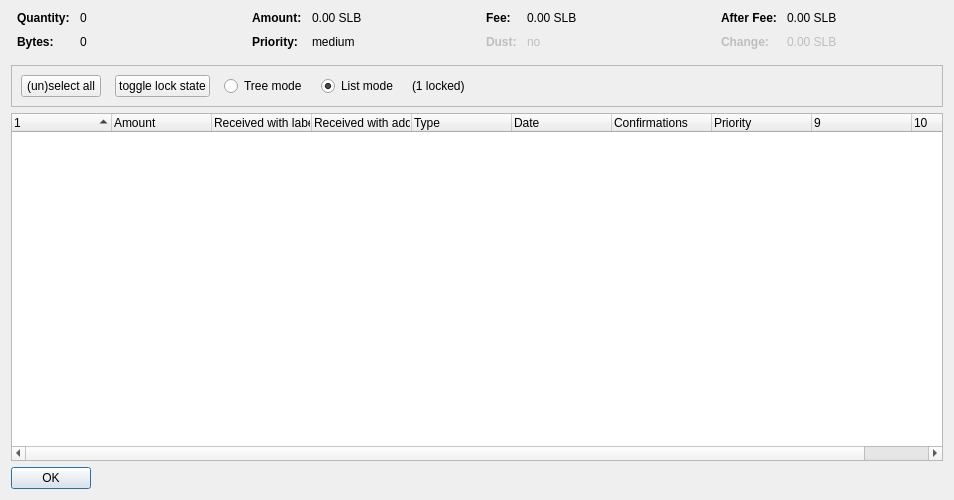
<?xml version="1.0" encoding="UTF-8"?>
<ui version="4.0">
 <class>CoinControlDialog</class>
 <widget class="QDialog" name="CoinControlDialog">
  <property name="geometry">
   <rect>
    <x>0</x>
    <y>0</y>
    <width>954</width>
    <height>500</height>
   </rect>
  </property>
  <property name="windowTitle">
   <string>Coin Selection</string>
  </property>
  <layout class="QVBoxLayout" name="verticalLayout">
   <item>
    <layout class="QHBoxLayout" name="horizontalLayoutTop" stretch="0,0,0,0">
     <property name="topMargin">
      <number>0</number>
     </property>
     <property name="bottomMargin">
      <number>10</number>
     </property>
     <item>
      <layout class="QFormLayout" name="formLayoutCoinControl1">
       <property name="horizontalSpacing">
        <number>10</number>
       </property>
       <property name="verticalSpacing">
        <number>10</number>
       </property>
       <property name="leftMargin">
        <number>6</number>
       </property>
       <property name="rightMargin">
        <number>6</number>
       </property>
       <item row="0" column="0">
        <widget class="QLabel" name="labelCoinControlQuantityText">
         <property name="font">
          <font>
           <weight>75</weight>
           <bold>true</bold>
          </font>
         </property>
         <property name="text">
          <string>Quantity:</string>
         </property>
        </widget>
       </item>
       <item row="0" column="1">
        <widget class="QLabel" name="labelCoinControlQuantity">
         <property name="cursor">
          <cursorShape>IBeamCursor</cursorShape>
         </property>
         <property name="contextMenuPolicy">
          <enum>Qt::ActionsContextMenu</enum>
         </property>
         <property name="text">
          <string notr="true">0</string>
         </property>
         <property name="textInteractionFlags">
          <set>Qt::LinksAccessibleByMouse|Qt::TextSelectableByKeyboard|Qt::TextSelectableByMouse</set>
         </property>
        </widget>
       </item>
       <item row="1" column="0">
        <widget class="QLabel" name="labelCoinControlBytesText">
         <property name="font">
          <font>
           <weight>75</weight>
           <bold>true</bold>
          </font>
         </property>
         <property name="text">
          <string>Bytes:</string>
         </property>
        </widget>
       </item>
       <item row="1" column="1">
        <widget class="QLabel" name="labelCoinControlBytes">
         <property name="cursor">
          <cursorShape>IBeamCursor</cursorShape>
         </property>
         <property name="contextMenuPolicy">
          <enum>Qt::ActionsContextMenu</enum>
         </property>
         <property name="text">
          <string notr="true">0</string>
         </property>
         <property name="textInteractionFlags">
          <set>Qt::LinksAccessibleByMouse|Qt::TextSelectableByKeyboard|Qt::TextSelectableByMouse</set>
         </property>
        </widget>
       </item>
      </layout>
     </item>
     <item>
      <layout class="QFormLayout" name="formLayoutCoinControl2">
       <property name="horizontalSpacing">
        <number>10</number>
       </property>
       <property name="verticalSpacing">
        <number>10</number>
       </property>
       <property name="leftMargin">
        <number>6</number>
       </property>
       <property name="rightMargin">
        <number>6</number>
       </property>
       <item row="0" column="0">
        <widget class="QLabel" name="labelCoinControlAmountText">
         <property name="font">
          <font>
           <weight>75</weight>
           <bold>true</bold>
          </font>
         </property>
         <property name="text">
          <string>Amount:</string>
         </property>
        </widget>
       </item>
       <item row="0" column="1">
        <widget class="QLabel" name="labelCoinControlAmount">
         <property name="cursor">
          <cursorShape>IBeamCursor</cursorShape>
         </property>
         <property name="contextMenuPolicy">
          <enum>Qt::ActionsContextMenu</enum>
         </property>
         <property name="text">
          <string notr="true">0.00 SLB</string>
         </property>
         <property name="textInteractionFlags">
          <set>Qt::LinksAccessibleByMouse|Qt::TextSelectableByKeyboard|Qt::TextSelectableByMouse</set>
         </property>
        </widget>
       </item>
       <item row="1" column="0">
        <widget class="QLabel" name="labelCoinControlPriorityText">
         <property name="font">
          <font>
           <weight>75</weight>
           <bold>true</bold>
          </font>
         </property>
         <property name="text">
          <string>Priority:</string>
         </property>
        </widget>
       </item>
       <item row="1" column="1">
        <widget class="QLabel" name="labelCoinControlPriority">
         <property name="cursor">
          <cursorShape>IBeamCursor</cursorShape>
         </property>
         <property name="contextMenuPolicy">
          <enum>Qt::ActionsContextMenu</enum>
         </property>
         <property name="text">
          <string>medium</string>
         </property>
         <property name="textInteractionFlags">
          <set>Qt::LinksAccessibleByMouse|Qt::TextSelectableByKeyboard|Qt::TextSelectableByMouse</set>
         </property>
        </widget>
       </item>
      </layout>
     </item>
     <item>
      <layout class="QFormLayout" name="formLayoutCoinControl3">
       <property name="horizontalSpacing">
        <number>10</number>
       </property>
       <property name="verticalSpacing">
        <number>10</number>
       </property>
       <property name="leftMargin">
        <number>6</number>
       </property>
       <property name="rightMargin">
        <number>6</number>
       </property>
       <item row="0" column="0">
        <widget class="QLabel" name="labelCoinControlFeeText">
         <property name="font">
          <font>
           <weight>75</weight>
           <bold>true</bold>
          </font>
         </property>
         <property name="text">
          <string>Fee:</string>
         </property>
        </widget>
       </item>
       <item row="0" column="1">
        <widget class="QLabel" name="labelCoinControlFee">
         <property name="cursor">
          <cursorShape>IBeamCursor</cursorShape>
         </property>
         <property name="contextMenuPolicy">
          <enum>Qt::ActionsContextMenu</enum>
         </property>
         <property name="text">
          <string notr="true">0.00 SLB</string>
         </property>
         <property name="textInteractionFlags">
          <set>Qt::LinksAccessibleByMouse|Qt::TextSelectableByKeyboard|Qt::TextSelectableByMouse</set>
         </property>
        </widget>
       </item>
       <item row="1" column="0">
        <widget class="QLabel" name="labelCoinControlLowOutputText">
         <property name="enabled">
          <bool>false</bool>
         </property>
         <property name="font">
          <font>
           <weight>75</weight>
           <bold>true</bold>
          </font>
         </property>
         <property name="text">
          <string>Dust:</string>
         </property>
        </widget>
       </item>
       <item row="1" column="1">
        <widget class="QLabel" name="labelCoinControlLowOutput">
         <property name="enabled">
          <bool>false</bool>
         </property>
         <property name="cursor">
          <cursorShape>IBeamCursor</cursorShape>
         </property>
         <property name="contextMenuPolicy">
          <enum>Qt::ActionsContextMenu</enum>
         </property>
         <property name="text">
          <string>no</string>
         </property>
         <property name="textInteractionFlags">
          <set>Qt::LinksAccessibleByMouse|Qt::TextSelectableByKeyboard|Qt::TextSelectableByMouse</set>
         </property>
        </widget>
       </item>
      </layout>
     </item>
     <item>
      <layout class="QFormLayout" name="formLayoutCoinControl4">
       <property name="horizontalSpacing">
        <number>10</number>
       </property>
       <property name="verticalSpacing">
        <number>10</number>
       </property>
       <property name="leftMargin">
        <number>6</number>
       </property>
       <property name="rightMargin">
        <number>6</number>
       </property>
       <item row="0" column="0">
        <widget class="QLabel" name="labelCoinControlAfterFeeText">
         <property name="font">
          <font>
           <weight>75</weight>
           <bold>true</bold>
          </font>
         </property>
         <property name="text">
          <string>After Fee:</string>
         </property>
        </widget>
       </item>
       <item row="0" column="1">
        <widget class="QLabel" name="labelCoinControlAfterFee">
         <property name="cursor">
          <cursorShape>IBeamCursor</cursorShape>
         </property>
         <property name="contextMenuPolicy">
          <enum>Qt::ActionsContextMenu</enum>
         </property>
         <property name="text">
          <string notr="true">0.00 SLB</string>
         </property>
         <property name="textInteractionFlags">
          <set>Qt::LinksAccessibleByMouse|Qt::TextSelectableByKeyboard|Qt::TextSelectableByMouse</set>
         </property>
        </widget>
       </item>
       <item row="1" column="0">
        <widget class="QLabel" name="labelCoinControlChangeText">
         <property name="enabled">
          <bool>false</bool>
         </property>
         <property name="font">
          <font>
           <weight>75</weight>
           <bold>true</bold>
          </font>
         </property>
         <property name="text">
          <string>Change:</string>
         </property>
        </widget>
       </item>
       <item row="1" column="1">
        <widget class="QLabel" name="labelCoinControlChange">
         <property name="enabled">
          <bool>false</bool>
         </property>
         <property name="cursor">
          <cursorShape>IBeamCursor</cursorShape>
         </property>
         <property name="contextMenuPolicy">
          <enum>Qt::ActionsContextMenu</enum>
         </property>
         <property name="text">
          <string notr="true">0.00 SLB</string>
         </property>
         <property name="textInteractionFlags">
          <set>Qt::LinksAccessibleByMouse|Qt::TextSelectableByKeyboard|Qt::TextSelectableByMouse</set>
         </property>
        </widget>
       </item>
      </layout>
     </item>
    </layout>
   </item>
   <item>
    <widget class="QFrame" name="frame">
     <property name="minimumSize">
      <size>
       <width>0</width>
       <height>40</height>
      </size>
     </property>
     <property name="frameShape">
      <enum>QFrame::StyledPanel</enum>
     </property>
     <property name="frameShadow">
      <enum>QFrame::Sunken</enum>
     </property>
     <layout class="QHBoxLayout" name="horizontalLayout">
      <item>
       <layout class="QHBoxLayout" name="horizontalLayoutPanel" stretch="0,0,0,0,0,0">
        <property name="spacing">
         <number>14</number>
        </property>
        <item>
         <widget class="QPushButton" name="pushButtonSelectAll">
          <property name="sizePolicy">
           <sizepolicy hsizetype="Maximum" vsizetype="Fixed">
            <horstretch>0</horstretch>
            <verstretch>0</verstretch>
           </sizepolicy>
          </property>
          <property name="text">
           <string>(un)select all</string>
          </property>
          <property name="autoDefault">
           <bool>false</bool>
          </property>
         </widget>
        </item>
        <item>
         <widget class="QPushButton" name="pushButtonToggleLock">
          <property name="sizePolicy">
           <sizepolicy hsizetype="Maximum" vsizetype="Fixed">
            <horstretch>0</horstretch>
            <verstretch>0</verstretch>
           </sizepolicy>
          </property>
          <property name="text">
           <string>toggle lock state</string>
          </property>
          <property name="autoDefault">
           <bool>false</bool>
          </property>
         </widget>
        </item>
        <item>
         <widget class="QRadioButton" name="radioTreeMode">
          <property name="sizePolicy">
           <sizepolicy hsizetype="Maximum" vsizetype="Fixed">
            <horstretch>0</horstretch>
            <verstretch>0</verstretch>
           </sizepolicy>
          </property>
          <property name="text">
           <string>Tree mode</string>
          </property>
         </widget>
        </item>
        <item>
         <widget class="QRadioButton" name="radioListMode">
          <property name="sizePolicy">
           <sizepolicy hsizetype="Maximum" vsizetype="Fixed">
            <horstretch>0</horstretch>
            <verstretch>0</verstretch>
           </sizepolicy>
          </property>
          <property name="text">
           <string>List mode</string>
          </property>
          <property name="checked">
           <bool>true</bool>
          </property>
         </widget>
        </item>
        <item>
         <widget class="QLabel" name="labelLocked">
          <property name="text">
           <string>(1 locked)</string>
          </property>
         </widget>
        </item>
        <item>
         <spacer name="horizontalSpacer">
          <property name="orientation">
           <enum>Qt::Horizontal</enum>
          </property>
          <property name="sizeHint" stdset="0">
           <size>
            <width>40</width>
            <height>20</height>
           </size>
          </property>
         </spacer>
        </item>
       </layout>
      </item>
     </layout>
    </widget>
   </item>
   <item>
    <widget class="CoinControlTreeWidget" name="treeWidget">
     <property name="contextMenuPolicy">
      <enum>Qt::CustomContextMenu</enum>
     </property>
     <property name="sortingEnabled">
      <bool>false</bool>
     </property>
     <property name="columnCount">
      <number>10</number>
     </property>
     <attribute name="headerShowSortIndicator" stdset="0">
      <bool>true</bool>
     </attribute>
     <attribute name="headerStretchLastSection">
      <bool>false</bool>
     </attribute>
     <column>
      <property name="text">
       <string/>
      </property>
     </column>
     <column>
      <property name="text">
       <string>Amount</string>
      </property>
     </column>
     <column>
      <property name="text">
       <string>Received with label</string>
      </property>
     </column>
     <column>
      <property name="text">
       <string>Received with address</string>
      </property>
     </column>
     <column>
      <property name="text">
       <string>Type</string>
      </property>
     </column>
     <column>
      <property name="text">
       <string>Date</string>
      </property>
     </column>
     <column>
      <property name="text">
       <string>Confirmations</string>
      </property>
      <property name="toolTip">
       <string>Confirmed</string>
      </property>
     </column>
     <column>
      <property name="text">
       <string>Priority</string>
      </property>
     </column>
     <column>
      <property name="text">
       <string/>
      </property>
     </column>
     <column>
      <property name="text">
       <string/>
      </property>
     </column>
    </widget>
   </item>
   <item>
    <widget class="QDialogButtonBox" name="buttonBox">
     <property name="sizePolicy">
      <sizepolicy hsizetype="Maximum" vsizetype="Fixed">
       <horstretch>0</horstretch>
       <verstretch>0</verstretch>
      </sizepolicy>
     </property>
     <property name="orientation">
      <enum>Qt::Horizontal</enum>
     </property>
     <property name="standardButtons">
      <set>QDialogButtonBox::Ok</set>
     </property>
    </widget>
   </item>
  </layout>
 </widget>
 <customwidgets>
  <customwidget>
   <class>CoinControlTreeWidget</class>
   <extends>QTreeWidget</extends>
   <header>coincontroltreewidget.h</header>
  </customwidget>
 </customwidgets>
 <resources/>
 <connections/>
</ui>
